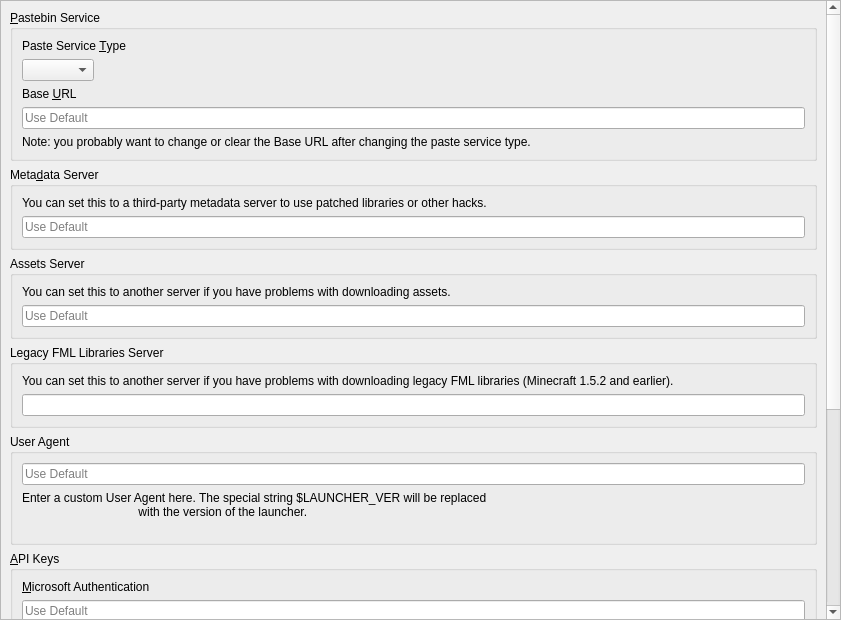
<?xml version="1.0" encoding="UTF-8"?>
<ui version="4.0">
 <class>APIPage</class>
 <widget class="QWidget" name="APIPage">
  <property name="geometry">
   <rect>
    <x>0</x>
    <y>0</y>
    <width>841</width>
    <height>620</height>
   </rect>
  </property>
     <layout class="QVBoxLayout" name="verticalLayout_2">
   <property name="leftMargin">
    <number>0</number>
   </property>
   <property name="topMargin">
    <number>0</number>
   </property>
   <property name="rightMargin">
    <number>0</number>
   </property>
   <property name="bottomMargin">
    <number>0</number>
   </property>
   <item>
       <widget class="QScrollArea" name="scrollArea">
           <property name="widgetResizable">
               <bool>true</bool>
     </property>
           <widget class="QWidget" name="scrollAreaWidgetContents">
               <property name="geometry">
                   <rect>
                       <x>0</x>
                       <y>-262</y>
                       <width>820</width>
                       <height>908</height>
                   </rect>
               </property>
               <layout class="QVBoxLayout" name="verticalLayout">
       <item>
        <widget class="QGroupBox" name="groupBox_paste">
         <property name="title">
          <string>&amp;Pastebin Service</string>
         </property>
         <layout class="QVBoxLayout" name="verticalLayout_3">
          <item>
           <widget class="QLabel" name="pasteServiceTypeLabel">
            <property name="text">
             <string>Paste Service &amp;Type</string>
            </property>
            <property name="buddy">
             <cstring>pasteTypeComboBox</cstring>
            </property>
           </widget>
          </item>
          <item>
              <widget class="QComboBox" name="pasteTypeComboBox">
                  <property name="sizePolicy">
                      <sizepolicy hsizetype="Maximum" vsizetype="Fixed">
                          <horstretch>0</horstretch>
                          <verstretch>0</verstretch>
                      </sizepolicy>
                  </property>
              </widget>
          </item>
          <item>
           <widget class="QLabel" name="baseURLLabel">
            <property name="text">
             <string>Base &amp;URL</string>
            </property>
            <property name="buddy">
             <cstring>baseURLEntry</cstring>
            </property>
           </widget>
          </item>
          <item>
           <widget class="QLineEdit" name="baseURLEntry">
            <property name="placeholderText">
                <string>Use Default</string>
            </property>
            <property name="clearButtonEnabled">
             <bool>true</bool>
            </property>
           </widget>
          </item>
          <item>
           <widget class="QLabel" name="baseURLNote">
            <property name="text">
             <string>Note: you probably want to change or clear the Base URL after changing the paste service type.</string>
            </property>
            <property name="wordWrap">
             <bool>true</bool>
            </property>
           </widget>
          </item>
         </layout>
        </widget>
       </item>
       <item>
        <widget class="QGroupBox" name="groupBox_meta">
         <property name="title">
          <string>Meta&amp;data Server</string>
         </property>
         <layout class="QVBoxLayout" name="verticalLayout_5">
          <item>
              <widget class="QLabel" name="label_6">
            <property name="text">
             <string>You can set this to a third-party metadata server to use patched libraries or other hacks.</string>
            </property>
            <property name="textFormat">
             <enum>Qt::RichText</enum>
            </property>
            <property name="wordWrap">
                <bool>true</bool>
            </property>
                  <property name="openExternalLinks">
             <bool>true</bool>
            </property>
           </widget>
          </item>
          <item>
           <widget class="QLineEdit" name="metaURL">
            <property name="placeholderText">
                <string>Use Default</string>
            </property>
           </widget>
          </item>
         </layout>
        </widget>
       </item>
                   <item>
                       <widget class="QGroupBox" name="groupBox_assets">
                           <property name="title">
                               <string>Assets Server</string>
                           </property>
                           <layout class="QVBoxLayout" name="verticalLayout_6">
                               <item>
                                   <widget class="QLabel" name="label_7">
            <property name="text">
                <string>You can set this to another server if you have problems with downloading assets.</string>
            </property>
            <property name="textFormat">
             <enum>Qt::RichText</enum>
            </property>
            <property name="wordWrap">
             <bool>true</bool>
            </property>
            <property name="openExternalLinks">
             <bool>true</bool>
            </property>
           </widget>
          </item>
                               <item>
                                   <widget class="QLineEdit" name="resourceURL">
                                       <property name="placeholderText">
                                           <string>Use Default</string>
                                       </property>
                                   </widget>
                               </item>
         </layout>
        </widget>
       </item>
       <item>
           <widget class="QGroupBox" name="groupBox_fmllibs">
               <property name="title">
                   <string>Legacy FML Libraries Server</string>
               </property>
               <layout class="QVBoxLayout" name="verticalLayout_8">
                   <item>
                       <widget class="QLabel" name="label">
                           <property name="text">
                               <string>You can set this to another server if you have problems with downloading legacy
                                   FML libraries (Minecraft 1.5.2 and earlier).
                               </string>
                           </property>
                           <property name="textFormat">
                               <enum>Qt::RichText</enum>
                           </property>
                           <property name="wordWrap">
                               <bool>true</bool>
                           </property>
                           <property name="openExternalLinks">
                               <bool>true</bool>
                           </property>
                       </widget>
                   </item>
                   <item>
                       <widget class="QLineEdit" name="legacyFMLLibsURL"/>
                   </item>
               </layout>
           </widget>
       </item>
                   <item>
                       <widget class="QGroupBox" name="groupBox_ua">
                           <property name="minimumSize">
          <size>
              <width>0</width>
              <height>0</height>
          </size>
         </property>
               <property name="title">
                   <string>User Agent</string>
               </property>
               <layout class="QVBoxLayout" name="verticalLayout_7">
                   <item>
                       <widget class="QLineEdit" name="userAgentLineEdit">
                           <property name="placeholderText">
                               <string>Use Default</string>
                           </property>
                       </widget>
                   </item>
                   <item>
                       <widget class="QLabel" name="userAgentLabel">
                           <property name="text">
                               <string>Enter a custom User Agent here. The special string $LAUNCHER_VER will be replaced
                                   with the version of the launcher.
                               </string>
                           </property>
                           <property name="wordWrap">
                               <bool>true</bool>
                           </property>
                       </widget>
                   </item>
               </layout>
           </widget>
       </item>
       <item>
        <widget class="QGroupBox" name="groupBox_msa">
         <property name="title">
             <string>&amp;API Keys</string>
         </property>
         <layout class="QVBoxLayout" name="verticalLayout_4">
          <item>
              <widget class="QLabel" name="msaClientIDLabel">
            <property name="text">
                <string>&amp;Microsoft Authentication</string>
            </property>
            <property name="textFormat">
             <enum>Qt::RichText</enum>
            </property>
            <property name="wordWrap">
             <bool>true</bool>
            </property>
                  <property name="openExternalLinks">
                      <bool>true</bool>
                  </property>
                  <property name="buddy">
                      <cstring>msaClientID</cstring>
            </property>
           </widget>
          </item>
          <item>
           <widget class="QLineEdit" name="msaClientID">
            <property name="placeholderText">
                <string>Use Default</string>
            </property>
           </widget>
          </item>
          <item>
              <widget class="QLabel" name="label_3">
            <property name="text">
                <string>Note: you probably don't need to set this if logging in via Microsoft Authentication already
                    works.
                </string>
            </property>
            <property name="textFormat">
             <enum>Qt::RichText</enum>
            </property>
            <property name="wordWrap">
             <bool>true</bool>
            </property>
           </widget>
          </item>
             <item>
                 <spacer name="verticalSpacer">
                     <property name="orientation">
                         <enum>Qt::Vertical</enum>
                     </property>
                     <property name="sizeType">
                         <enum>QSizePolicy::Fixed</enum>
                     </property>
                     <property name="sizeHint" stdset="0">
                         <size>
                             <width>0</width>
                             <height>6</height>
                         </size>
            </property>
                 </spacer>
          </item>
             <item>
                 <widget class="QLabel" name="modrinthTokenLabel">
            <property name="text">
                <string>Mod&amp;rinth</string>
            </property>
            <property name="textFormat">
             <enum>Qt::RichText</enum>
            </property>
            <property name="wordWrap">
             <bool>true</bool>
            </property>
            <property name="openExternalLinks">
             <bool>true</bool>
            </property>
                     <property name="buddy">
                         <cstring>modrinthToken</cstring>
            </property>
           </widget>
          </item>
             <item>
           <widget class="QLineEdit" name="modrinthToken">
            <property name="enabled">
             <bool>true</bool>
            </property>
            <property name="placeholderText">
                <string>Use None</string>
            </property>
           </widget>
          </item>
             <item>
                 <widget class="QLabel" name="label_8">
                     <property name="text">
                         <string>&lt;html&gt;&lt;head/&gt;&lt;body&gt;&lt;p&gt;Note: you only need to set this to access
                             private data. Read the &lt;a href=&quot;https://docs.modrinth.com/api/#authentication&quot;&gt;documentation&lt;/a&gt;
                             for more information.&lt;/p&gt;&lt;/body&gt;&lt;/html&gt;
                         </string>
                     </property>
                     <property name="wordWrap">
                         <bool>true</bool>
                     </property>
                     <property name="openExternalLinks">
                         <bool>true</bool>
                     </property>
                 </widget>
             </item>
             <item>
                 <spacer name="verticalSpacer_4">
                     <property name="orientation">
                         <enum>Qt::Vertical</enum>
                     </property>
                     <property name="sizeType">
                         <enum>QSizePolicy::Fixed</enum>
                     </property>
                     <property name="sizeHint" stdset="0">
                         <size>
                             <width>0</width>
                             <height>6</height>
                         </size>
            </property>
                 </spacer>
          </item>
             <item>
                 <widget class="QLabel" name="flameKeyLabel">
            <property name="text">
                <string>&amp;CurseForge</string>
            </property>
            <property name="textFormat">
             <enum>Qt::RichText</enum>
            </property>
            <property name="wordWrap">
             <bool>true</bool>
            </property>
            <property name="openExternalLinks">
             <bool>true</bool>
            </property>
                     <property name="buddy">
                         <cstring>flameKey</cstring>
            </property>
           </widget>
          </item>
             <item>
              <layout class="QGridLayout" name="flameKeyLayout">
               <item row="0" column="0">
           <widget class="QLineEdit" name="flameKey">
            <property name="enabled">
             <bool>true</bool>
            </property>
            <property name="placeholderText">
                <string>Use Default</string>
            </property>
           </widget>
            </item>
            <item row="0" column="1">
             <widget class="QPushButton" name="fetchKeyButton">
              <property name="text">
               <string>Fetch Official Launcher's Key</string>
              </property>
             </widget>
            </item>
              </layout>
          </item>
             <item>
                 <widget class="QLabel" name="label_10">
            <property name="text">
             <string>&lt;span style=&quot;font-weight:700;&quot;&gt;Using the official CurseForge app's API key may break CurseForge's terms of service but should allow ZengLauncher to download all mods in a modpack without you needing to download any of them manually.&lt;/span&gt;</string>
            </property>
                     <property name="wordWrap">
                         <bool>true</bool>
                     </property>
                 </widget>
             </item>
             <item>
                 <widget class="QCheckBox" name="FallbackMRBlockedMods">
                     <property name="text">
                         <string>Enable fallback to Modrinth for blocked mods</string>
            </property>
           </widget>
          </item>
             <item>
                 <spacer name="verticalSpacer_3">
                     <property name="orientation">
                         <enum>Qt::Vertical</enum>
                     </property>
                     <property name="sizeType">
                         <enum>QSizePolicy::Fixed</enum>
                     </property>
                     <property name="sizeHint" stdset="0">
                         <size>
                             <width>0</width>
                             <height>6</height>
                         </size>
                     </property>
                 </spacer>
             </item>
             <item>
                 <widget class="QLabel" name="label_12">
                     <property name="text">
                         <string>&amp;Technic</string>
                     </property>
                     <property name="buddy">
                         <cstring>technicClientID</cstring>
                     </property>
                 </widget>
             </item>
          <item>
              <widget class="QLineEdit" name="technicClientID">
                  <property name="placeholderText">
                      <string>Use Default</string>
                  </property>
              </widget>
          </item>
          <item>
              <widget class="QLabel" name="label_11">
            <property name="text">
                <string>&lt;html&gt;&lt;head/&gt;&lt;body&gt;&lt;p&gt;Note: you only need to set this to access private
                    data.&lt;/p&gt;&lt;/body&gt;&lt;/html&gt;
                </string>
            </property>
                  <property name="wordWrap">
                      <bool>true</bool>
            </property>
           </widget>
          </item>
         </layout>
        </widget>
       </item>
       <item>
           <spacer name="verticalSpacer_2">
         <property name="orientation">
          <enum>Qt::Vertical</enum>
         </property>
         <property name="sizeHint" stdset="0">
          <size>
              <width>0</width>
              <height>0</height>
          </size>
         </property>
        </spacer>
       </item>
      </layout>
     </widget>
    </widget>
   </item>
  </layout>
 </widget>
 <resources/>
 <connections/>
</ui>
